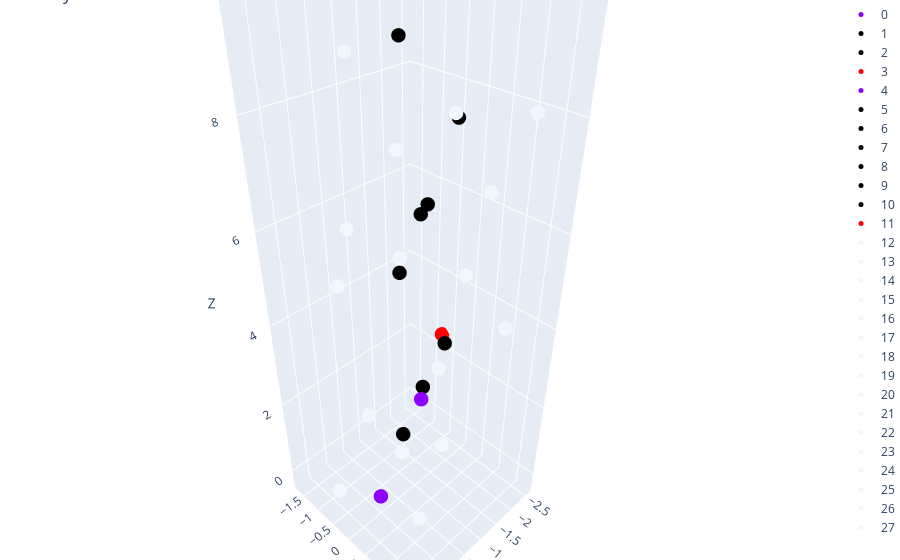

The cell this chart's notebook holds for it:
### Code cell
importlib.reload(get_molecules)
importlib.reload(visualize_crystal)
smiles="NCC(=O)NCCCCCC(=O)"
atomic_nums, coords = get_molecules.get_molecules(smiles)

# for i in range(len(coords)):
#     print(atomic_nums[i], coords[i])

visualize_crystal.plot_crystal(atomic_nums, coords)

### Figure 1 — Plotly figure (JSON) as saved in the notebook; plotly's stock layout.template omitted (floating-point values rounded to 4 significant figures)
{"data": [{"marker": {"color": "#8F00FF", "size": 5}, "mode": "markers", "name": "0", "text": "N", "type": "scatter3d", "x": [0], "y": [0], "z": [0]}, {"marker": {"color": "#000000", "size": 5}, "mode": "markers", "name": "1", "text": "C", "type": "scatter3d", "x": [-1.247], "y": [-0.6095], "z": [0.4199]}, {"marker": {"color": "#000000", "size": 5}, "mode": "markers", "name": "2", "text": "C", "type": "scatter3d", "x": [-1.549], "y": [-0.3189], "z": [1.844]}, {"marker": {"color": "#FF0000", "size": 5}, "mode": "markers", "name": "3", "text": "O", "type": "scatter3d", "x": [-2.59], "y": [-0.7627], "z": [2.39]}, {"marker": {"color": "#8F00FF", "size": 5}, "mode": "markers", "name": "4", "text": "N", "type": "scatter3d", "x": [-0.6868], "y": [0.4702], "z": [2.664]}, {"marker": {"color": "#000000", "size": 5}, "mode": "markers", "name": "5", "text": "C", "type": "scatter3d", "x": [-0.9517], "y": [0.7704], "z": [4.054]}, {"marker": {"color": "#000000", "size": 5}, "mode": "markers", "name": "6", "text": "C", "type": "scatter3d", "x": [-1.046], "y": [-0.4454], "z": [4.908]}, {"marker": {"color": "#000000", "size": 5}, "mode": "markers", "name": "7", "text": "C", "type": "scatter3d", "x": [-1.339], "y": [-0.05516], "z": [6.332]}, {"marker": {"color": "#000000", "size": 5}, "mode": "markers", "name": "8", "text": "C", "type": "scatter3d", "x": [-0.2815], "y": [0.8154], "z": [6.922]}, {"marker": {"color": "#000000", "size": 5}, "mode": "markers", "name": "9", "text": "C", "type": "scatter3d", "x": [-0.6379], "y": [1.156], "z": [8.373]}, {"marker": {"color": "#000000", "size": 5}, "mode": "markers", "name": "10", "text": "C", "type": "scatter3d", "x": [-0.7416], "y": [-0.08341], "z": [9.168]}, {"marker": {"color": "#FF0000", "size": 5}, "mode": "markers", "name": "11", "text": "O", "type": "scatter3d", "x": [-1.022], "y": [0.02231], "z": [10.35]}, {"marker": {"color": "#F0F8FF", "size": 5}, "mode": "markers", "name": "12", "text": "H", "type": "scatter3d", "x": [-0.09287], "y": [1.027], "z": [0.1761]}, {"marker": {"color": "#F0F8FF", "size": 5}, "mode": "markers", "name": "13", "text": "H", "type": "scatter3d", "x": [0.7945], "y": [-0.319], "z": [0.6321]}, {"marker": {"color": "#F0F8FF", "size": 5}, "mode": "markers", "name": "14", "text": "H", "type": "scatter3d", "x": [-1.209], "y": [-1.712], "z": [0.214]}, {"marker": {"color": "#F0F8FF", "size": 5}, "mode": "markers", "name": "15", "text": "H", "type": "scatter3d", "x": [-2.046], "y": [-0.1735], "z": [-0.2231]}, {"marker": {"color": "#F0F8FF", "size": 5}, "mode": "markers", "name": "16", "text": "H", "type": "scatter3d", "x": [0.1781], "y": [0.8418], "z": [2.216]}, {"marker": {"color": "#F0F8FF", "size": 5}, "mode": "markers", "name": "17", "text": "H", "type": "scatter3d", "x": [-1.875], "y": [1.368], "z": [4.197]}, {"marker": {"color": "#F0F8FF", "size": 5}, "mode": "markers", "name": "18", "text": "H", "type": "scatter3d", "x": [-0.1136], "y": [1.396], "z": [4.419]}, {"marker": {"color": "#F0F8FF", "size": 5}, "mode": "markers", "name": "19", "text": "H", "type": "scatter3d", "x": [-1.774], "y": [-1.197], "z": [4.524]}, {"marker": {"color": "#F0F8FF", "size": 5}, "mode": "markers", "name": "20", "text": "H", "type": "scatter3d", "x": [-0.05398], "y": [-0.9804], "z": [4.844]}, {"marker": {"color": "#F0F8FF", "size": 5}, "mode": "markers", "name": "21", "text": "H", "type": "scatter3d", "x": [-1.515], "y": [-0.9838], "z": [6.949]}, {"marker": {"color": "#F0F8FF", "size": 5}, "mode": "markers", "name": "22", "text": "H", "type": "scatter3d", "x": [-2.32], "y": [0.4908], "z": [6.387]}, {"marker": {"color": "#F0F8FF", "size": 5}, "mode": "markers", "name": "23", "text": "H", "type": "scatter3d", "x": [0.73], "y": [0.3621], "z": [6.906]}, {"marker": {"color": "#F0F8FF", "size": 5}, "mode": "markers", "name": "24", "text": "H", "type": "scatter3d", "x": [-0.2047], "y": [1.776], "z": [6.363]}, {"marker": {"color": "#F0F8FF", "size": 5}, "mode": "markers", "name": "25", "text": "H", "type": "scatter3d", "x": [-1.572], "y": [1.744], "z": [8.345]}, {"marker": {"color": "#F0F8FF", "size": 5}, "mode": "markers", "name": "26", "text": "H", "type": "scatter3d", "x": [0.1419], "y": [1.785], "z": [8.827]}, {"marker": {"color": "#F0F8FF", "size": 5}, "mode": "markers", "name": "27", "text": "H", "type": "scatter3d", "x": [-0.5854], "y": [-1.078], "z": [8.771]}], "layout": {"autosize": true, "margin": {"b": 0, "l": 0, "r": 0, "t": 0}, "scene": {"aspectmode": "auto", "aspectratio": {"x": 0.6766, "y": 0.6991, "z": 2.114}, "camera": {"center": {"x": 0, "y": 0, "z": 0}, "eye": {"x": 1.26, "y": 1.26, "z": 1.26}, "projection": {"type": "perspective"}, "up": {"x": 0, "y": 0, "z": 1}}, "xaxis": {"title": {"text": "X"}, "type": "linear"}, "yaxis": {"title": {"text": "Y"}, "type": "linear"}, "zaxis": {"title": {"text": "Z"}, "type": "linear"}}, "title": {"text": "Crystal Structure"}}}
